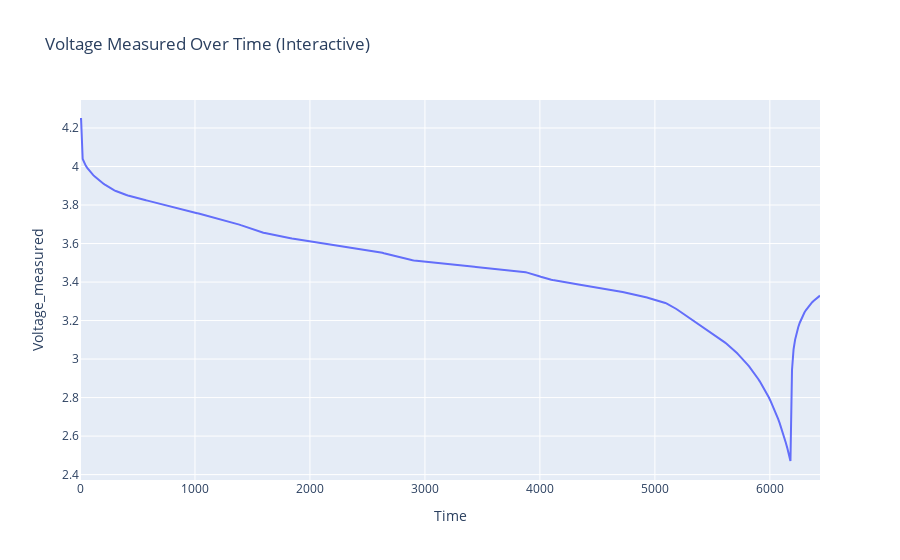

Notebook code for this chart:
### Code cell
# Step 6: Using Plotly for interactive plots
fig = px.line(
    sample_data,
    x="Time",
    y="Voltage_measured",
    title="Voltage Measured Over Time (Interactive)"
)
fig.show()

### Figure 1 — Plotly figure (JSON) as saved in the notebook; plotly's stock layout.template omitted (floating-point values rounded to 4 significant figures; data arrays with more than 128 entries replaced by an {"elided": "..."} marker saying what was removed)
{"data": [{"hovertemplate": "Time=%{x}<br>Voltage_measured=%{y}<extra></extra>", "legendgroup": "", "line": {"color": "#636efa", "dash": "solid"}, "marker": {"symbol": "circle"}, "mode": "lines", "name": "", "orientation": "v", "showlegend": false, "type": "scatter", "x": {"elided": "490 float values"}, "xaxis": "x", "y": {"elided": "490 float values"}, "yaxis": "y"}], "layout": {"legend": {"tracegroupgap": 0}, "title": {"text": "Voltage Measured Over Time (Interactive)"}, "xaxis": {"anchor": "y", "domain": [0, 1], "title": {"text": "Time"}}, "yaxis": {"anchor": "x", "domain": [0, 1], "title": {"text": "Voltage_measured"}}}}
